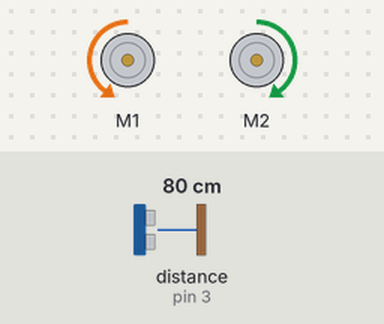
Bench run of a sketch on a simulated Arduino Uno, built with avr-gcc and run on an emulated ATmega328P. Shown: 2 × DC motor (green arrow = forward, orange = backward, longer = faster). The inputs (shaded band) are chosen by the test bench; at power-on: distance to the obstacle (sensor on pin 3) 80 cm.

Above: at 1.8 s.
1.9 s: distance to the obstacle (sensor on pin 3) set to 12 cm
3.4 s: distance to the obstacle (sensor on pin 3) set to 9 cm
At 3.9 s:
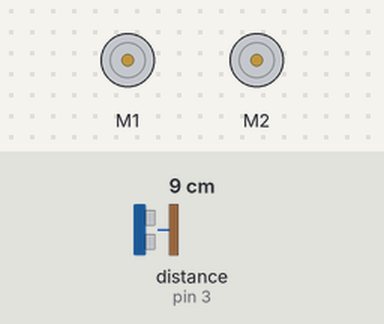
6.4 s: distance to the obstacle (sensor on pin 3) set to 18 cm
At 7.6 s:
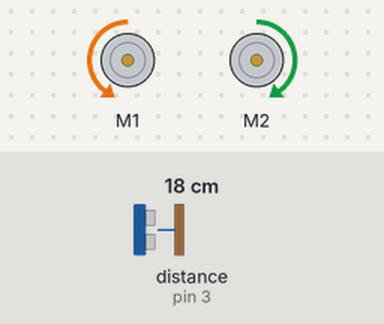
7.9 s: distance to the obstacle (sensor on pin 3) set to 2 cm
At 9.3 s:
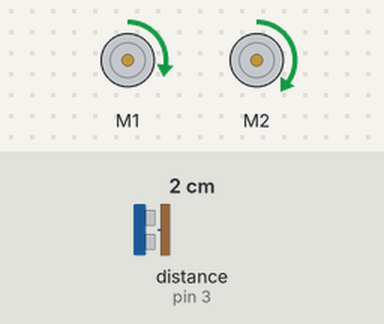
Timing chart, 0 to 11.4 s (numbered marks = the images above; inputs shaded):
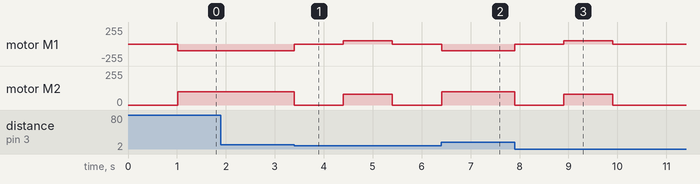

The sketch:

LeftHand.ino
```cpp
#include <MeMCore.h>

MeUltrasonicSensor ultrasonic(PORT_3);

MeDCMotor motor1(M1); //Motor1 is Left Motor
MeDCMotor motor2(M2); //Motor2 is Right Motor

void setup()
{
  Serial.begin(9600);
}

void loop()
{
  delay(1000);

  //move forward
  while(ultrasonic.distanceCm() > 10)
  {
    motor1.run(-100);
    motor2.run(100);
  }
  motor1.stop();
  motor2.stop();
  delay(1000);
  //turn left
  motor1.run(50);
  motor2.run(80);
  delay(1000);
  motor1.stop();
  motor2.stop();
}
```

Measured:
- the behaviour switches between 11 and 10 cm on distance to the obstacle (sensor on pin 3) (found by bisection; images 0 and 1)
- after the input at 1.9 s, every drawn part: stays the same
- after the input at 3.4 s, motor M1: backward 100/255 → stopped at once, → forward 50/255 1.0 s later, → stopped 1.0 s later; motor M2: forward 100/255 → stopped at once, → forward 80/255 1.0 s later, → stopped 1.0 s later
- after the input at 6.4 s, motor M1: stopped → backward 100/255 at once; motor M2: stopped → forward 100/255 at once
- after the input at 7.9 s, motor M1: backward 100/255 → stopped at once, → forward 50/255 1.0 s later, → stopped 1.0 s later; motor M2: forward 100/255 → stopped at once, → forward 80/255 1.0 s later, → stopped 1.0 s later
